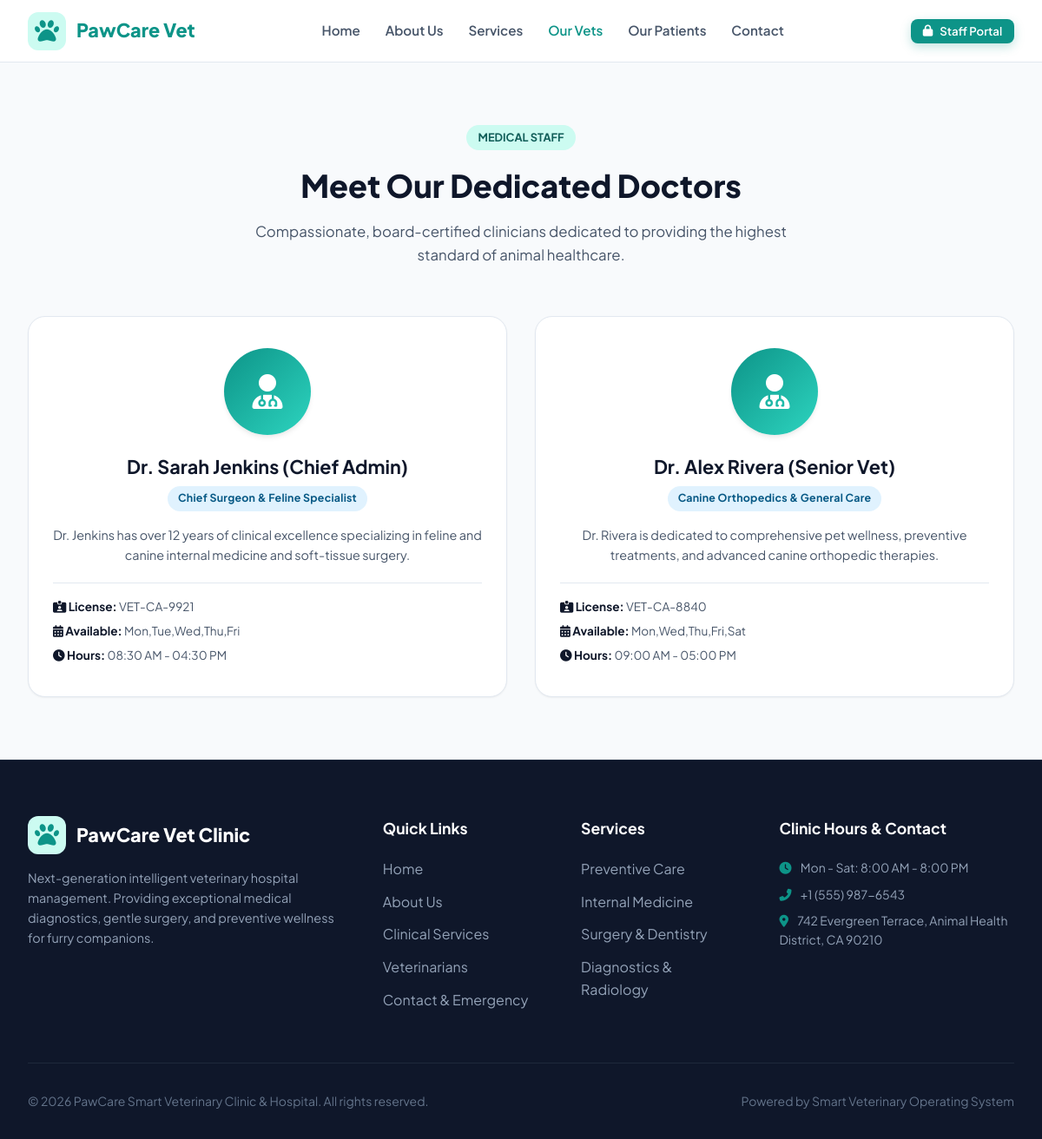
Page /doctors on the committed database.
### tables this page shows
CREATE TABLE doctors (
    id INTEGER PRIMARY KEY AUTOINCREMENT,
    user_id INTEGER UNIQUE NOT NULL,
    specialization VARCHAR(120) NOT NULL,
    license_number VARCHAR(80) NOT NULL,
    consultation_fee REAL DEFAULT 50.00,
    experience_years INTEGER DEFAULT 5,
    bio TEXT,
    schedule_days VARCHAR(100) DEFAULT 'Mon,Tue,Wed,Thu,Fri',
    schedule_hours VARCHAR(100) DEFAULT '09:00 AM - 05:00 PM',
    photo VARCHAR(255) DEFAULT 'doctor.jpg',
    available INTEGER DEFAULT 1,
    FOREIGN KEY (user_id) REFERENCES users (id) ON DELETE CASCADE
);

CREATE TABLE users (
    id INTEGER PRIMARY KEY AUTOINCREMENT,
    username VARCHAR(80) UNIQUE NOT NULL,
    email VARCHAR(120) UNIQUE NOT NULL,
    password_hash VARCHAR(255) NOT NULL,
    full_name VARCHAR(120) NOT NULL,
    role VARCHAR(20) NOT NULL DEFAULT 'staff', -- 'admin', 'doctor', 'staff'
    phone VARCHAR(30),
    is_active INTEGER DEFAULT 1,
    created_at TIMESTAMP DEFAULT CURRENT_TIMESTAMP
);

### app.py (the view)
@app.route('/doctors')
def doctors():
    db = get_db()
    doctors_list = db.execute("""
        SELECT d.*, u.full_name, u.email, u.phone
        FROM doctors d
        JOIN users u ON d.user_id = u.id
        WHERE u.is_active = 1
    """).fetchall()
    return render_template('doctors.html', doctors=doctors_list)

### app.py (called while the page is built)
def get_db():
    if 'db' not in g:
        g.db = sqlite3.connect(
            app.config['DATABASE'],
            detect_types=sqlite3.PARSE_DECLTYPES
        )
        g.db.row_factory = sqlite3.Row
        g.db.execute("PRAGMA foreign_keys = ON;")
    return g.db

def init_db():
    db = get_db()
    cur = db.cursor()
    cur.execute("SELECT name FROM sqlite_master WHERE type='table' AND name='users';")
    if cur.fetchone() is None:
        if os.path.exists(app.config['SQL_SCHEMA']):
            with open(app.config['SQL_SCHEMA'], mode='r', encoding='utf-8') as f:
                db.cursor().executescript(f.read())
            db.commit()

@app.before_request
def setup_database_if_needed():
    init_db()

### templates/doctors.html (shortened to what this page needs)
{% extends "base.html" %}
{% block public_content %}
<div class="section">
  <div class="section-title-wrapper">
    <span class="section-tag">Medical Staff</span>
    <h1 class="section-title">Meet Our Dedicated Doctors</h1>
    <p class="section-desc">Compassionate, board-certified clinicians dedicated to providing the highest standard of animal healthcare.</p>
  </div>
  <div class="card-grid">
    {% for doc in doctors %}
    <div class="feature-card" style="text-align: center; display: flex; flex-direction: column; align-items: center;">
      <div style="width: 100px; height: 100px; border-radius: 50%; background: linear-gradient(135deg, #0d9488, #2dd4bf); color: #ffffff; display: flex; align-items: center; justify-content: center; font-size: 2.5rem; margin-bottom: 1.25rem; box-shadow: var(--shadow-md);">
        <i class="fas fa-user-md"></i>
      </div>
      <h3 style="font-size: 1.35rem; margin-bottom: 0.25rem;">{{ doc.full_name }}</h3>
      <div class="badge badge-info" style="margin-bottom: 1rem;">{{ doc.specialization }}</div>
      <p style="font-size: 0.9rem; color: var(--text-secondary); line-height: 1.6; margin-bottom: 1.25rem; flex: 1;">
        {{ doc.bio or 'Dr. has extensive clinical experience in canine and feline preventive healthcare, internal diagnostics, and surgical wellness.' }}
      </p>
      <div style="width: 100%; border-top: 1px solid var(--border-color); padding-top: 1rem; text-align: left; font-size: 0.85rem; color: var(--text-secondary);">
        <div style="margin-bottom: 0.4rem;">
          <strong style="color: var(--text-primary);"><i class="fas fa-id-card-alt"></i> License:</strong> {{ doc.license_number }}
        </div>
        <div style="margin-bottom: 0.4rem;">
          <strong style="color: var(--text-primary);"><i class="fas fa-calendar-alt"></i> Available:</strong> {{ doc.schedule_days }}
        </div>
        <div>
          <strong style="color: var(--text-primary);"><i class="fas fa-clock"></i> Hours:</strong> {{ doc.schedule_hours }}
        </div>
      </div>
    </div>
    {% endfor %}
  </div>
</div>
{% endblock %}

### static/css/style.css (style rules this page uses)
:root { --primary: #0d9488; --primary-hover: #0f766e; --primary-light: #ccfbf1; --primary-dark: #115e59; --secondary: #6366f1; --secondary-light: #e0e7ff; --accent: #f59e0b; --accent-light: #fef3c7; --success: #10b981; --success-light: #d1fae5; --danger: #ef4444; --danger-light: #fee2e2; --warning: #f59e0b; --info: #0284c7; --info-light: #e0f2fe; --bg-main: #f8fafc; --bg-card: #ffffff; --bg-sidebar: #0f172a; --bg-subtle: #f1f5f9; --text-primary: #0f172a; --text-secondary: #475569; --text-muted: #94a3b8; --text-light: #f8fafc; --border-color: #e2e8f0; --border-radius-sm: 8px; --border-radius-md: 14px; --border-radius-lg: 20px; --border-radius-full: 9999px; --shadow-sm: 0 1px 2px 0 rgba(0, 0, 0, 0.05); --shadow-md: 0 4px 6px -1px rgba(0, 0, 0, 0.07), 0 2px 4px -1px rgba(0, 0, 0, 0.04); --shadow-lg: 0 10px 15px -3px rgba(0, 0, 0, 0.08), 0 4px 6px -2px rgba(0, 0, 0, 0.04); --shadow-xl: 0 20px 25px -5px rgba(0, 0, 0, 0.1), 0 10px 10px -5px rgba(0, 0, 0, 0.04); --transition: all 0.25s cubic-bezier(0.4, 0, 0.2, 1); }
* { margin: 0; padding: 0; box-sizing: border-box; }
body { font-family: 'Plus Jakarta Sans', -apple-system, BlinkMacSystemFont, sans-serif; background-color: var(--bg-main); color: var(--text-primary); line-height: 1.6; overflow-x: hidden; }
.badge { display: inline-flex; align-items: center; gap: 0.35rem; font-size: 0.775rem; font-weight: 700; padding: 0.3rem 0.75rem; border-radius: var(--border-radius-full); text-transform: capitalize; letter-spacing: 0.02em; }
.badge-info, .badge-scheduled, .badge-admin { background: var(--info-light); color: #075985; }
.section { padding: 4.5rem 2rem; max-width: 1280px; margin: 0 auto; }
.section-title-wrapper { text-align: center; max-width: 650px; margin: 0 auto 3.5rem; }
.section-tag { display: inline-block; padding: 0.25rem 0.85rem; background: var(--primary-light); color: var(--primary-dark); font-size: 0.8rem; font-weight: 700; border-radius: var(--border-radius-full); margin-bottom: 0.75rem; text-transform: uppercase; }
.section-title { font-size: 2.25rem; font-weight: 800; color: var(--text-primary); margin-bottom: 0.75rem; }
.section-desc { color: var(--text-secondary); font-size: 1.05rem; }
.card-grid { display: grid; grid-template-columns: repeat(auto-fit, minmax(280px, 1fr)); gap: 2rem; }
.feature-card { background: var(--bg-card); border-radius: var(--border-radius-lg); padding: 2.25rem 1.75rem; border: 1px solid var(--border-color); box-shadow: var(--shadow-sm); transition: var(--transition); position: relative; overflow: hidden; }
.feature-card h3 { font-size: 1.3rem; font-weight: 700; margin-bottom: 0.75rem; }
.feature-card p { color: var(--text-secondary); font-size: 0.95rem; line-height: 1.6; }

### rows in the picture
doctors: full_name "Dr. Sarah Jenkins (Chief Admin)", specialization "Chief Surgeon & Feline Specialist", bio "Dr. Jenkins has over 12 years of clinical excellence specializing in feline and canine internal medicine and soft-tissue surgery.", license_number "VET-CA-9921", schedule_days "Mon,Tue,Wed,Thu,Fri", schedule_hours "08:30 AM - 04:30 PM"
doctors: full_name "Dr. Alex Rivera (Senior Vet)", specialization "Canine Orthopedics & General Care", bio "Dr. Rivera is dedicated to comprehensive pet wellness, preventive treatments, and advanced canine orthopedic therapies.", license_number "VET-CA-8840", schedule_days "Mon,Wed,Thu,Fri,Sat", schedule_hours "09:00 AM - 05:00 PM"

### other values in the picture
{{ clinic_phone }} "+1 (555) 987-6543"
{{ clinic_address }} "742 Evergreen Terrace, Animal Health District, CA 90210"
{{ clinic_name }} "PawCare Smart Veterinary Clinic & Hospital"
